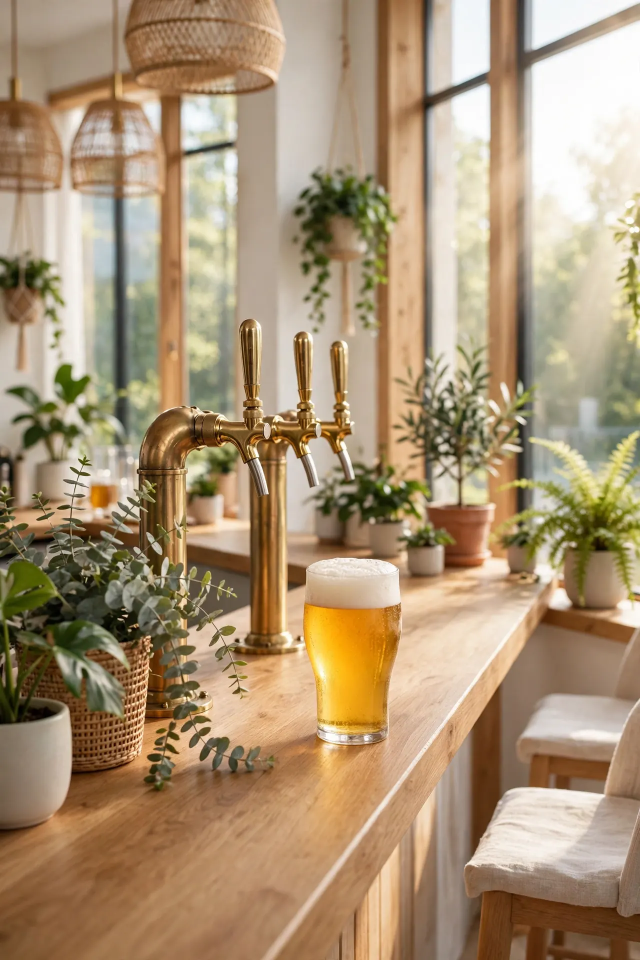
#> input picture bar.webp, 1280 x 1920 px (shown at 1/2 size)
$ python media-crops.py bar.webp beauty.webp beauty.webp
#> lines starting #> are read from the running program, lines starting #| are printed output that depends on the picture
#!/usr/bin/env python3
"""media-crops.py — variantes por formato de UNA foto del cliente.

Uso: python3 media-crops.py <entrada> <salida-dir> [caja-sujeto-json]
  caja-sujeto-json: {"x":..,"y":..,"w":..,"h":..} en píxeles de la
  foto original, o ausente.

Produce SIEMPRE las 3 variantes 'pad' (feed 4:5, historia 9:16,
portada 1:1): la foto entera cabe con fondo difuminado — CERO corte,
el producto nunca se corta. Además, si hay caja de sujeto y queda
entera dentro del recorte centrado (2% de margen), produce la variante
'crop' de cada formato; si no, ese crop se REPORTA como no hecho
(reason: sin-caja-sujeto | sujeto-fuera-recorte), nunca se corta a
ciegas. Salida: una línea JSON con {formats: [...]}.
Falla (código 1) solo si la entrada no se puede leer.
"""
import json
import os
import sys

try:
    from PIL import Image, ImageFilter
except Exception as e:  # noqa: BLE001
    print(json.dumps({"error": "sin-PIL: " + str(e)[:100]}))
    sys.exit(1)

FORMATS = [("feed", 1080, 1350), ("historia", 1080, 1920), ("portada", 1080, 1080)]


def pad_variant(im, tw, th):
    """Foto entera centrada sobre fondo difuminado de sí misma."""
    bg = im.copy()
    # Fondo: cubrir el lienzo y difuminar fuerte.
    scale = max(tw / im.width, th / im.height)
    bg = bg.resize((max(1, round(im.width * scale)), max(1, round(im.height * scale))))
    x0 = (bg.width - tw) // 2
    y0 = (bg.height - th) // 2
    bg = bg.crop((x0, y0, x0 + tw, y0 + th)).filter(ImageFilter.GaussianBlur(24))
    # Frente: la foto entera quepa sin cortar.
    scale2 = min(tw / im.width, th / im.height)
    fg = im.resize((max(1, round(im.width * scale2)), max(1, round(im.height * scale2))))
    out = bg.copy()
    out.paste(fg, ((tw - fg.width) // 2, (th - fg.height) // 2))
    return out


def crop_rect(src_w, src_h, tw, th):
    target = tw / th
    src = src_w / src_h
    if abs(src - target) < 0.005:
        return (0, 0, src_w, src_h)
    if src > target:
        ch, cw = src_h, round(src_h * target)
        return ((src_w - cw) // 2, 0, cw, ch)
    cw, ch = src_w, round(src_w / target)
    return (0, (src_h - ch) // 2, cw, ch)


def box_inside(box, rect, m=0.02):
    cx, cy, cw, ch = rect
    return (box["x"] >= cx + cw * m and box["y"] >= cy + ch * m
            and box["x"] + box["w"] <= cx + cw - cw * m
            and box["y"] + box["h"] <= cy + ch - ch * m)


def main():
    if len(sys.argv) < 3:
        print(json.dumps({"error": "uso: media-crops.py <entrada> <salida-dir> [caja-json]"}))
        return 1
    src, outdir = sys.argv[1], sys.argv[2]
    box = None
    if len(sys.argv) >= 4 and sys.argv[3]:
        try:
            box = json.loads(sys.argv[3])
        except Exception:
            box = None
    try:
        im = Image.open(src)
#> im is the input picture: PIL image 1280x1920 RGB; mean R, G, B 170.1, 146.8, 116.4
        im.load()
    except Exception as e:  # noqa: BLE001
        print(json.dumps({"error": str(e)[:120]}))
        return 1
    if im.mode not in ("RGB", "RGBA"):
        im = im.convert("RGB")
    os.makedirs(outdir, exist_ok=True)
    stem = os.path.splitext(os.path.basename(src))[0]
    out = {"formats": []}
    for key, tw, th in FORMATS:
        pad = pad_variant(im, tw, th)
        pad_name = f"{stem}-{key}-pad.jpg"
        pad.save(os.path.join(outdir, pad_name), "JPEG", quality=90)
        entry = {"format": key, "w": tw, "h": th, "pad": pad_name, "crop": None, "crop_reason": None}
        rect = crop_rect(im.width, im.height, tw, th)
        if box is None:
            entry["crop_reason"] = "sin-caja-sujeto"
        elif not box_inside(box, rect):
            entry["crop_reason"] = "sujeto-fuera-recorte"
        else:
            cx, cy, cw, ch = rect
            crop = im.crop((cx, cy, cx + cw, cy + ch)).resize((tw, th))
            crop_name = f"{stem}-{key}-crop.jpg"
            crop.save(os.path.join(outdir, crop_name), "JPEG", quality=90)
            entry["crop"] = crop_name
        out["formats"].append(entry)
#> this loop made 3 passes
#> pass 1, in pad_variant, `bg = bg.crop((x0, y0, x0 + tw, y0 + th)).filter(ImageFilter.GaussianBl..`:
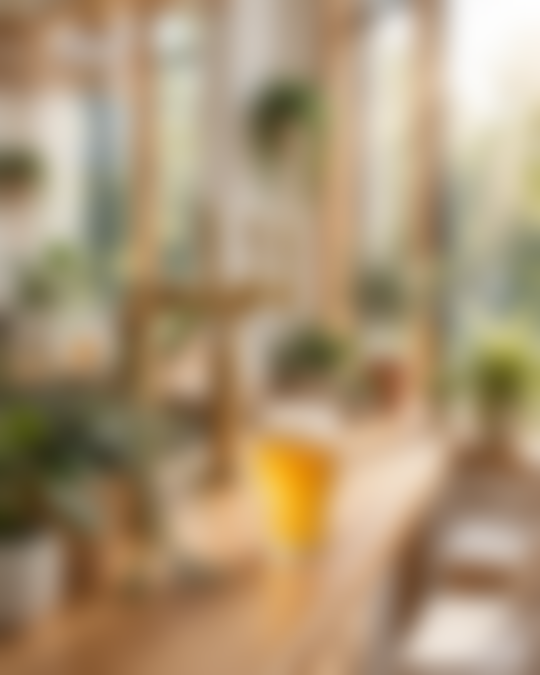
#> bg: PIL image 1080x1350 RGB (shown at 1/2 size); mean R, G, B 171.6, 149.5, 118.3
#> pass 1, in main, `pad = pad_variant(im, tw, th)`:
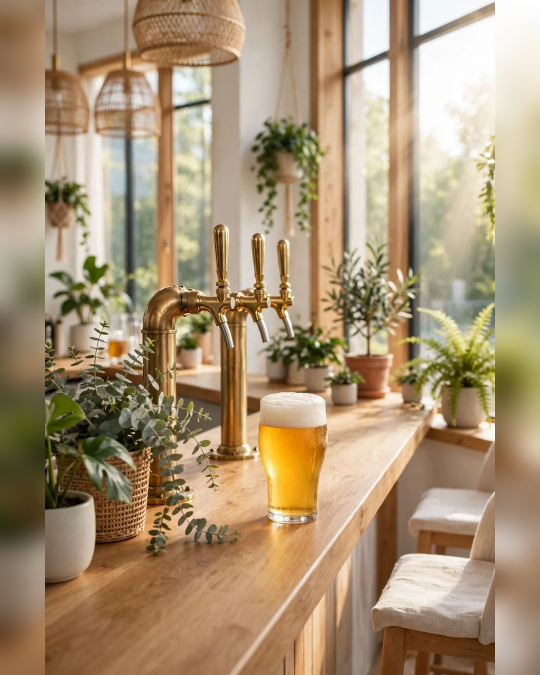
#> pad: PIL image 1080x1350 RGB (shown at 1/2 size); mean R, G, B 168.3, 146.3, 116.2
#> after the loop:
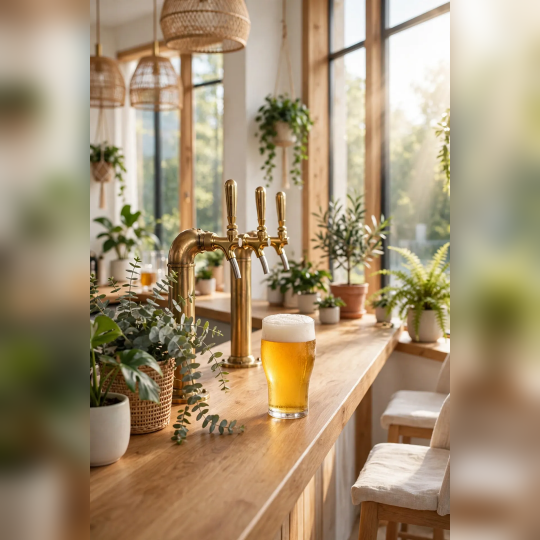
#> pad: PIL image 1080x1080 RGB (shown at 1/2 size); mean R, G, B 166.1, 146.5, 116.8
    print(json.dumps(out))
    return 0


if __name__ == "__main__":
    sys.exit(main())
#> (the program exits here)

$ run again, on fashion.webp
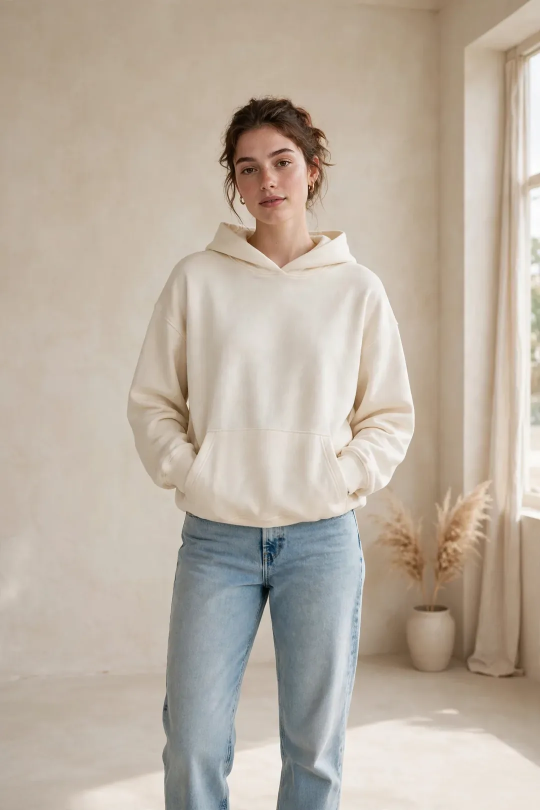
#> input picture fashion.webp, 1080 x 1620 px (shown at 1/2 size)
#> in main, im is the input picture: PIL image 1080x1620 RGB; mean R, G, B 187.2, 175.5, 161.9
#> the loop in main, `for key, tw, th in FORMATS:` made 3 passes
#> pass 1, in pad_variant, `bg = bg.crop((x0, y0, x0 + tw, y0 + th)).filter(ImageFilter.GaussianBl..`:
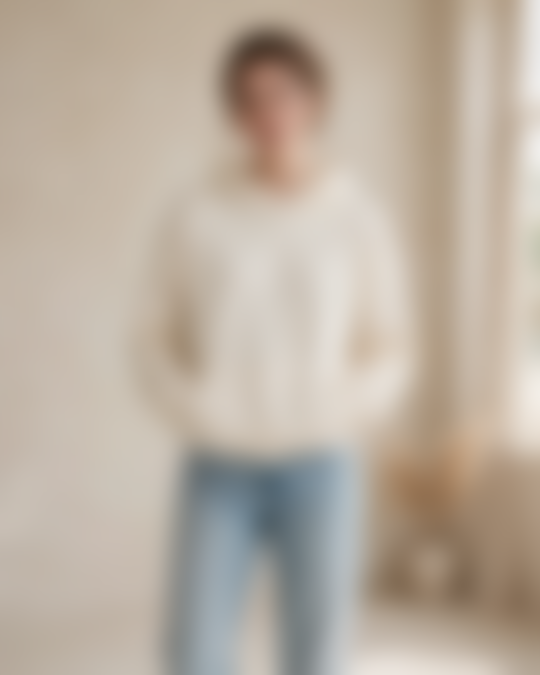
#> bg: PIL image 1080x1350 RGB (shown at 1/2 size); mean R, G, B 186.8, 174.9, 161.3
#> after the loop in main, `for key, tw, th in FORMATS:`:
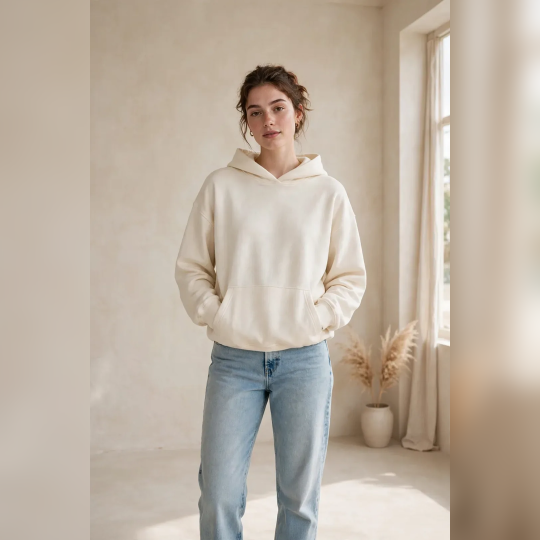
#> pad: PIL image 1080x1080 RGB (shown at 1/2 size); mean R, G, B 189.3, 176.7, 162.4

$ run again, on fitness.webp
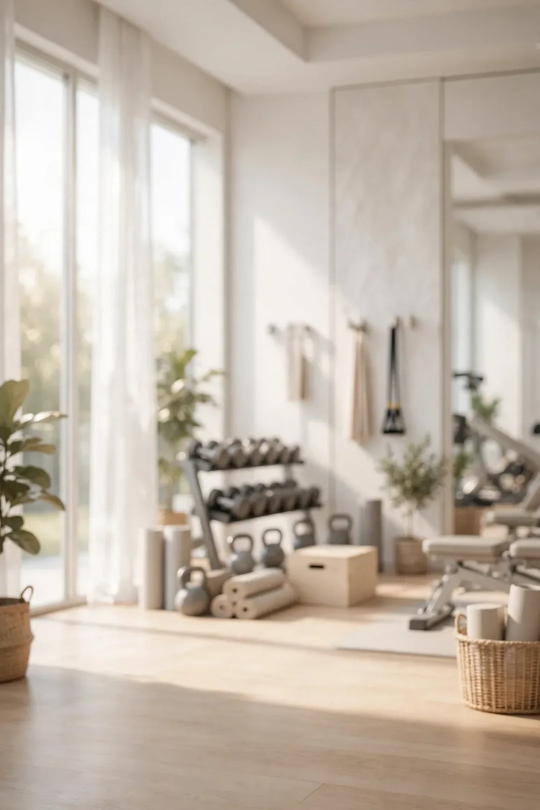
#> input picture fitness.webp, 1080 x 1620 px (shown at 1/2 size)
#> in main, im is the input picture: PIL image 1080x1620 RGB; mean R, G, B 193.6, 182, 168.8
#> the loop in main, `for key, tw, th in FORMATS:` made 3 passes
#> pass 1, in pad_variant, `bg = bg.crop((x0, y0, x0 + tw, y0 + th)).filter(ImageFilter.GaussianBl..`:
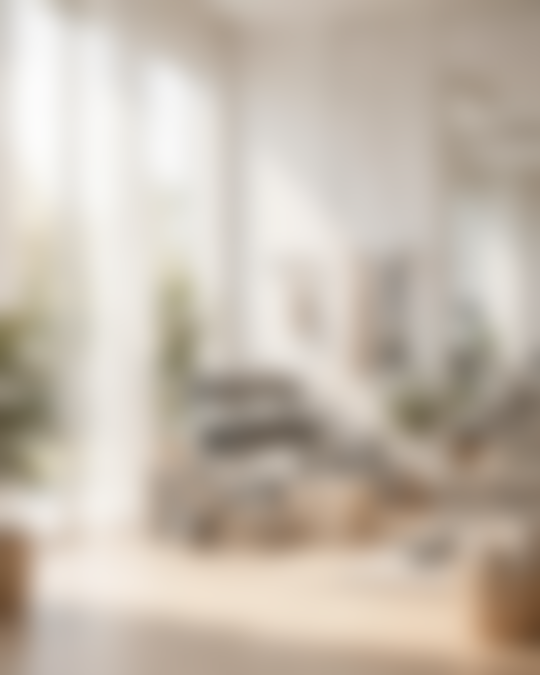
#> bg: PIL image 1080x1350 RGB (shown at 1/2 size); mean R, G, B 197, 186.3, 173.5
#> after the loop in main, `for key, tw, th in FORMATS:`:
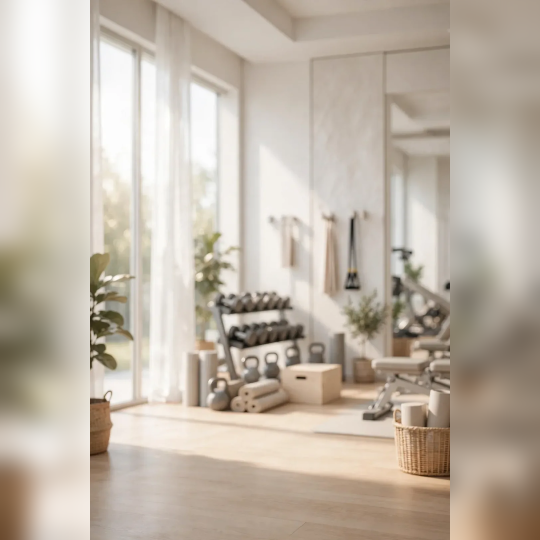
#> pad: PIL image 1080x1080 RGB (shown at 1/2 size); mean R, G, B 191.9, 180.8, 167.4

$ run again, on food.webp
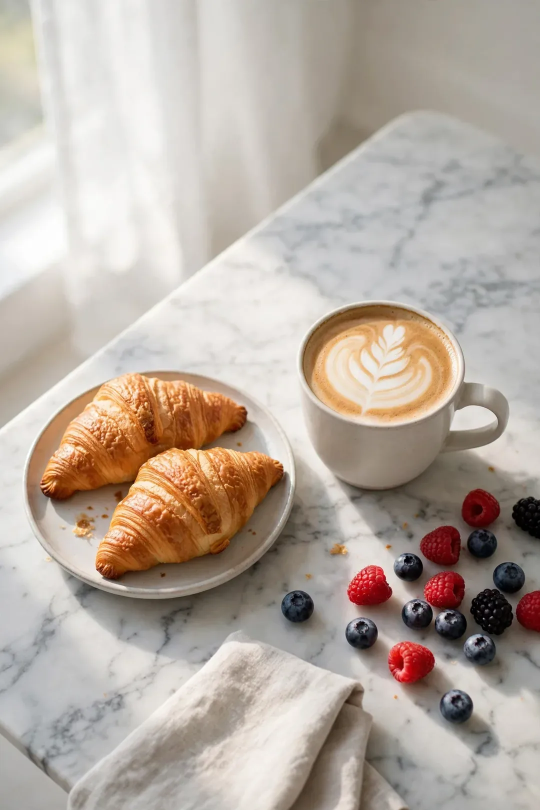
#> input picture food.webp, 1080 x 1620 px (shown at 1/2 size)
#> in main, im is the input picture: PIL image 1080x1620 RGB; mean R, G, B 182.7, 171, 161
#> the loop in main, `for key, tw, th in FORMATS:` made 3 passes
#> pass 1, in pad_variant, `bg = bg.crop((x0, y0, x0 + tw, y0 + th)).filter(ImageFilter.GaussianBl..`:
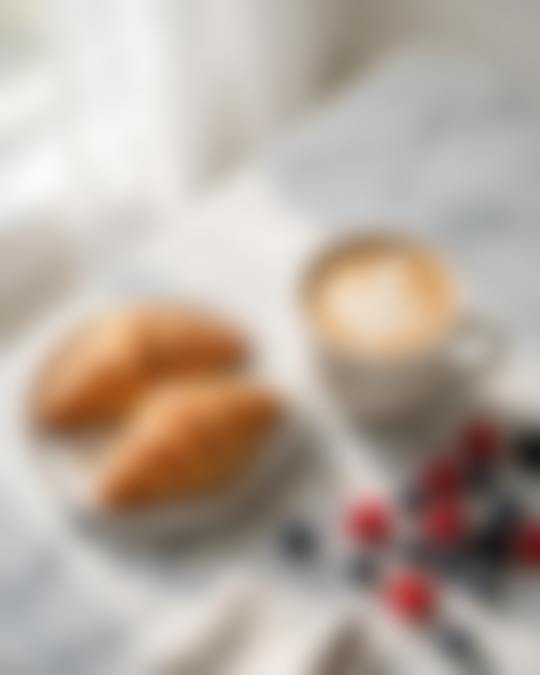
#> bg: PIL image 1080x1350 RGB (shown at 1/2 size); mean R, G, B 182.7, 169.6, 158.9
#> after the loop in main, `for key, tw, th in FORMATS:`:
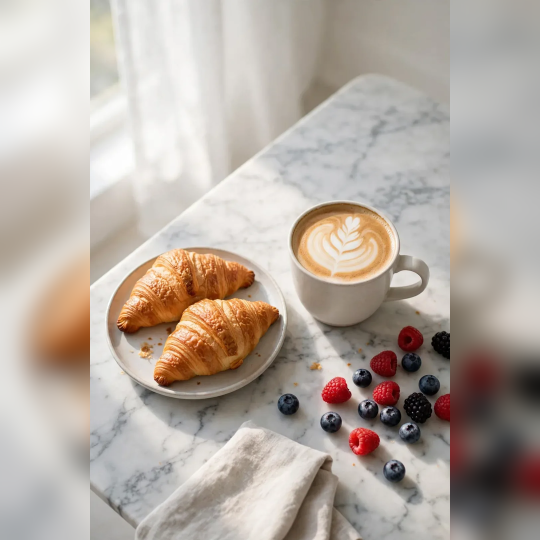
#> pad: PIL image 1080x1080 RGB (shown at 1/2 size); mean R, G, B 180.8, 170.2, 161.4
